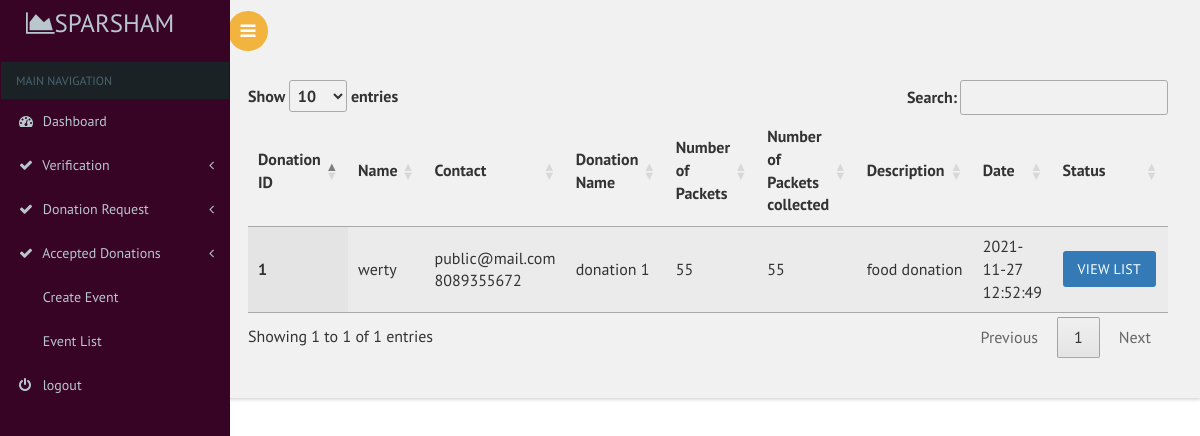
Screenshot of /secratary/fooddonationlist.php with the database file from the repository.
### tables this page shows
CREATE TABLE IF NOT EXISTS `food_donation` (
  `food_donation_id` int(11) NOT NULL AUTO_INCREMENT,
  `email` varchar(30) NOT NULL,
  `no_of_packets` int(11) NOT NULL,
  `no_of_donations` int(11) NOT NULL,
  `donation_name` varchar(20) NOT NULL,
  `description` varchar(50) NOT NULL,
  `food_donation_status` int(3) NOT NULL DEFAULT '0',
  `donation_date` timestamp NOT NULL DEFAULT CURRENT_TIMESTAMP,
  PRIMARY KEY (`food_donation_id`)
);

CREATE TABLE IF NOT EXISTS `registration` (
  `name` varchar(80) NOT NULL,
  `email` varchar(80) NOT NULL,
  `phone` bigint(11) NOT NULL,
  `gender` varchar(10) DEFAULT NULL,
  `date_of_birth` varchar(20) DEFAULT NULL,
  `house` varchar(80) DEFAULT NULL,
  `place` varchar(80) DEFAULT NULL,
  `country` int(11) DEFAULT NULL,
  `state` int(11) DEFAULT NULL,
  `district` int(11) DEFAULT NULL,
  `pincode` int(6) DEFAULT NULL,
  `profile_pic` varchar(100) DEFAULT '../images/avathar.jpg',
  PRIMARY KEY (`email`)
);

### secratary/fooddonationlist.php (the view, shortened to what this page needs)
<?php
include("dbconn.php");
?>
<!DOCTYPE html>
<html>
<head>
    <link href="css/bootstrap.css" rel='stylesheet' type='text/css' />
<link href="css/style.css" rel='stylesheet' type='text/css' />
<link href="css/font-awesome.css" rel="stylesheet">
<link href='css/SidebarNav.min.css' media='all' rel='stylesheet' type='text/css'/>
<link href="css/custom.css" rel="stylesheet">
    <link rel="stylesheet" type="text/css" href="https://cdn.datatables.net/1.10.21/css/jquery.dataTables.css">
</head>
<body class="cbp-spmenu-push">
    <div class="main-content">
    <div class="cbp-spmenu cbp-spmenu-vertical cbp-spmenu-left" id="cbp-spmenu-s1">
        <aside class="sidebar-left">
      <nav class="navbar navbar-inverse">
          <div class="navbar-header">
            <h1><a class="navbar-brand" href="index.html"><span class="fa fa-area-chart"></span>Sparsham<span class="dashboard_text"></span></a></h1>
          </div>
          <?php
          include("menu.php");
          ?>
      </nav>
    </aside>
    </div>
        <?php
        include("header.php");
        ?>
        <div id="page-wrapper">
    <table id="table_id" class="display">
    <thead>
        <tr>
           <th>Donation ID</th>
           <th>Name</th>
           <th>Contact</th>
      <th>Donation Name</th>
      <th>Number of Packets</th>
      <th>Number of Packets collected</th>
      <th>Description</th>
      <th>Date</th>
      <th>Status</th>
        </tr>
    </thead>
    <tbody>
         <?php
            $sql="select * from food_donation a,registration b where a.email=b.email order by a.donation_date desc";
            $res=mysqli_query($conn,$sql);
            if(mysqli_num_rows($res)>0){
                while($r=mysqli_fetch_assoc($res)){
            ?>
           <tr>
      <th scope="row"><?php echo $r['food_donation_id']?></th>
      <td><?php echo $r['name']?></td>
      <td><?php echo $r['email']?><br>
        <?php echo $r['phone']?><br>
      </td>
      <td><?php echo $r['donation_name']?></td>
      <td><?php echo $r['no_of_packets']?></td>
      <td><?php echo $r['no_of_donations']?></td>
        <td><?php echo $r['description']?></td>
        <td><?php echo $r['donation_date']?></td>
        <td><a href="fooddonationlistview.php?id=<?php echo $r['food_donation_id']?>">
    <button class="btn btn-primary">View List</button></a>
</td>
    </tr>
            <?php
        }
    }
            ?>
    </tbody>
</table>
</div></div>
</body>
</html>

### secratary/css/custom.css (style rules this page uses)
#page-wrapper { padding:5em 2em 2.5em; background-color: #F1F1F1; }

### rows the page displays
food_donation: food_donation_id "1", registration.name "werty", registration.email "public@mail.com", registration.phone "8089355672", donation_name "donation 1", no_of_packets "55", no_of_donations "55", description "food donation", donation_date "2021-11-27 12:52:49"
